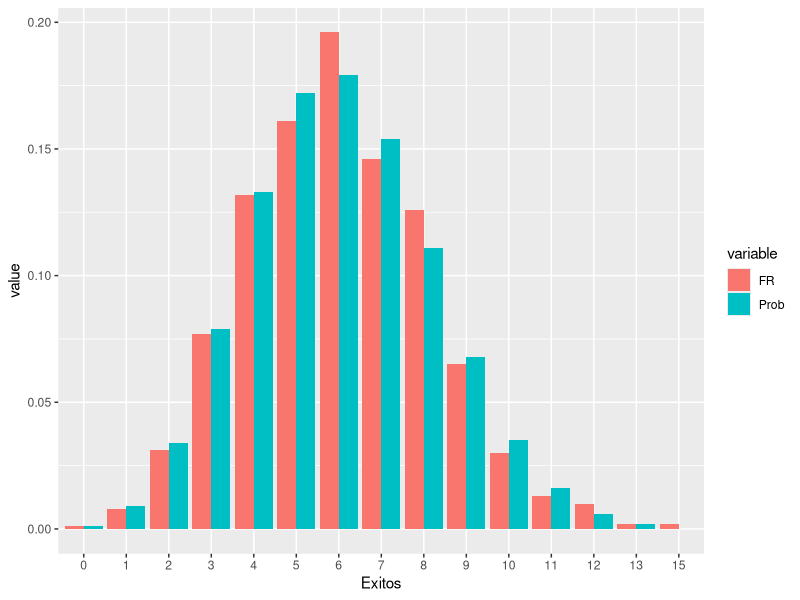

Source code (R):
library(ggplot2) # Utilizaremos estos paquetes para algunas gráficas
library(reshape2)

dbinom(x = 20, size = 30, prob = 0.2)
pbinom(q = 20, size = 30, prob = 0.2)

qbinom(p = 0.35, size = 30, prob = 0.2) # b = 5

pbinom(q = 4, size = 30, prob = 0.2) # P(X <= 4) = 0.2552 < 0.35
pbinom(q = 5, size = 30, prob = 0.2) # P(X <= 5) = 0.4275 >= 0.35
pbinom(q = 6, size = 30, prob = 0.2) # P(X <= 6) = 0.6070 >= 0.35

set.seed(4857) # Establecemos una semilla, para poder reproducir la muestra en el futuro
muestra <- rbinom(n = 1000, size = 30, prob = 0.2)
length(muestra); muestra[1:3]
as.data.frame(table(muestra))

(df1 <- as.data.frame(table(muestra)/length(muestra)))

valg <- as.character(df1$muestra) # distintos valores generados por rbinom
(valg <- as.numeric(valg)) # Convertimos a números

(v1 <- round(sapply(valg, dbinom, size = 30, p = 0.2), 3))

(df2 <- cbind(df1, v1))
(names(df2) <- c("Exitos", "FR", "Prob"))

(df2 <- melt(df2)) # función del paquete reshape2

ggplot(df2, aes(x = Exitos, y = value, fill = variable)) + 
  geom_bar (stat="identity", position = "dodge") # Funciones del paquete ggplot2
